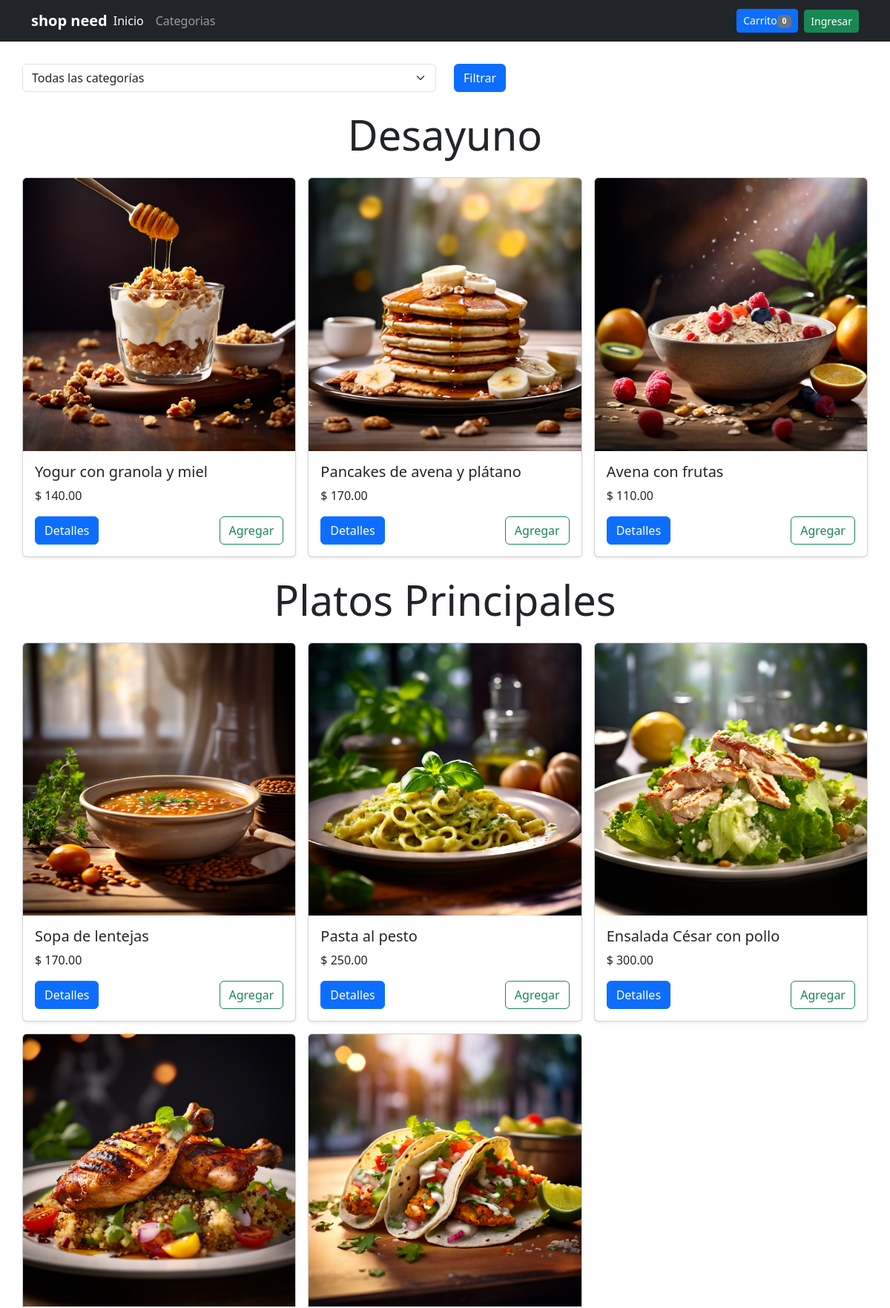
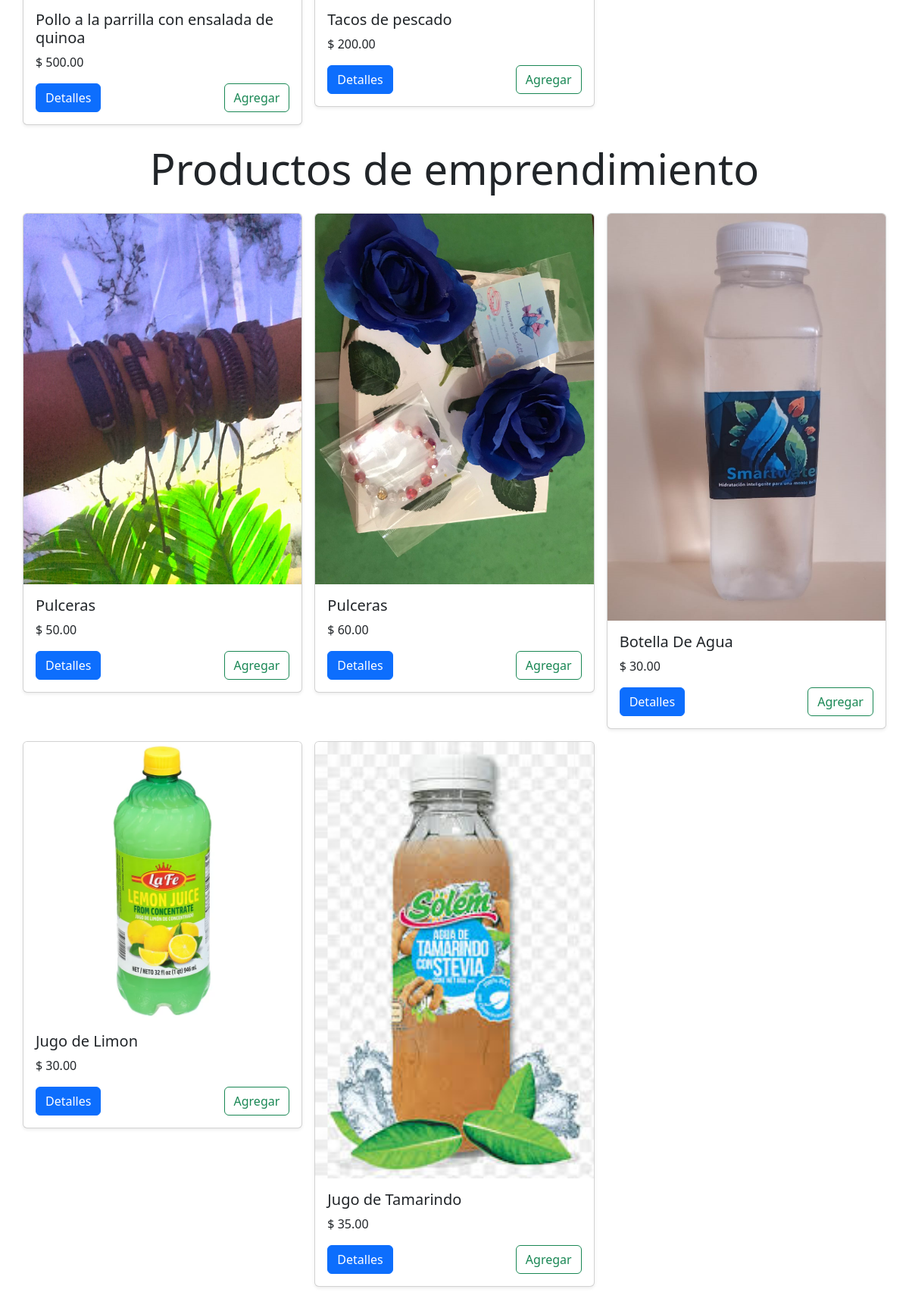
Page /Catalogo.php on the committed database (2 pictures, top to bottom).
### tables this page shows
CREATE TABLE `productos` (
  `id` int(11) NOT NULL,
  `nombre` varchar(200) NOT NULL,
  `descricion` text NOT NULL,
  `precio` decimal(10,2) NOT NULL,
  `categoria` varchar(30) NOT NULL,
  `active` int(11) NOT NULL,
  `Cantidad` int(11) NOT NULL,
  `descuento` tinyint(2) NOT NULL DEFAULT 0
);

### Catalogo.php (the view, shortened to what this page needs)
<?php
$db = new Database();
$con = $db->conectar();
$sql_categorias = $con->prepare("SELECT DISTINCT categoria FROM productos WHERE active=1");
$sql_categorias->execute();
$categorias = $sql_categorias->fetchAll(PDO::FETCH_COLUMN);
$sql_productos = $con->prepare("SELECT id, nombre, precio, categoria FROM productos WHERE active=1 ORDER BY RAND()");
$sql_productos->execute();
$resultado = $sql_productos->fetchAll(PDO::FETCH_ASSOC);
$productos_por_categoria = array();
foreach ($resultado as $producto) {
    $categoria = $producto['categoria'];
    if (!isset($productos_por_categoria[$categoria])) {
        $productos_por_categoria[$categoria] = array();
    }
    $productos_por_categoria[$categoria][] = $producto;
}
?>
<!DOCTYPE html>
<html lang="en">
<head>
    <link href="https://cdn.jsdelivr.net/npm/bootstrap@5.3.2/dist/css/bootstrap.min.css" rel="stylesheet">
    <link href="css/all.min.css" rel="stylesheet">
    <link href="css/estilo.css" rel="stylesheet">
</head>
<body>
<?php include 'menu.php'; ?>
<main>
    <div class="container">
        <form action="#" method="GET" class="mb-4">
            <div class="row">
                <div class="col-md-6">
                <select class="form-select" name="categoria">
                    <option value="">Todas las categorías</option>
                </select>
                </div>
                <div class="col-md-6">
                    <button type="submit" class="btn btn-primary">Filtrar</button>
                </div>
            </div>
        </form>
        <?php foreach ($productos_por_categoria as $categoria => $productos) : ?>
            <?php if (empty($_GET['categoria']) || $_GET['categoria'] === $categoria) : ?>
                <div class="my-4">
                    <h2 class="display-4 text-center mb-4"><?php echo $categoria; ?></h2>
                    <div class="row row-cols-1 row-cols-sm-2 row-cols-md-3 g-3">
                        <?php foreach ($productos as $producto) : ?>
                            <div class="col">
                                <div class="card shadow-sm">
                                    <?php
                                        $id = $producto['id'];
                                        $imagen = "imagenes/productos/" . $id . "/principal.jpg";
                                    ?>
                                    <img src="<?php echo $imagen; ?>" class="card-img-top">
                                    <div class="card-body">
                                        <h5 class="card-title"><?php echo $producto['nombre']; ?></h5>
                                        <p class="card-text">$ <?php echo number_format($producto['precio'], 2, '.', ','); ?></p>
                                        <div class="d-flex justify-content-between align-items-center">
                                            <div class="btn-group">
                                                <a href="detalles.php?id=<?php echo $producto['id']; ?>&token=<?php echo hash_hmac('sha1', $producto['id'], KEY_TOKEN); ?>" class="btn btn-primary">Detalles</a>
                                            </div>
                                            <button class="btn btn-outline-success add-to-cart-btn" data-product-id="<?php echo $producto['id']; ?>" data-product-name="<?php echo $producto['nombre']; ?>"
                                            onclick="addProducto(<?php echo $producto['id']; ?>, '<?php echo hash_hmac('sha1', $producto['id'], KEY_TOKEN); ?>')">Agregar</button>
                                        </div>
                                    </div>
                                </div>
                            </div>
                        <?php endforeach; ?>
                    </div>
                </div>
            <?php endif; ?>
        <?php endforeach; ?>
    </div>
</body>
</html>

### css/estilo.css (style rules this page uses)
main>.container { padding: 30px 0; }

### rows in the picture
productos: shows a picture, nombre "Yogur con granola y miel", precio "140.00"
productos: shows a picture, nombre "Pancakes de avena y plátano", precio "170.00"
productos: shows a picture, nombre "Avena con frutas", precio "110.00"
productos: shows a picture, nombre "Sopa de lentejas", precio "170.00"
productos: shows a picture, nombre "Pasta al pesto", precio "250.00"
productos: shows a picture, nombre "Ensalada César con pollo", precio "300.00"
productos: shows a picture, nombre "Pollo a la parrilla con ensalada de quinoa", precio "500.00"
productos: shows a picture, nombre "Tacos de pescado", precio "200.00"
productos: shows a picture, nombre "Pulceras", precio "50.00"
productos: shows a picture, nombre "Pulceras", precio "60.00"
productos: shows a picture, nombre "Botella De Agua", precio "30.00"
productos: shows a picture, nombre "Jugo de Limon", precio "30.00"
productos: shows a picture, nombre "Jugo de Tamarindo", precio "35.00"

### other values in the picture
$num_cart "0"
$categoria "Desayuno"
$categoria "Platos Principales"
$categoria "Productos de emprendimiento"
